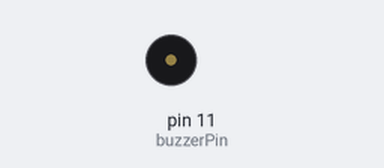
Bench run of a sketch on a simulated Arduino Uno, built with avr-gcc and run on an emulated ATmega328P. Shown: buzzer (waves = sounding).

Above: at 1.4 s.
At 7.32 s:
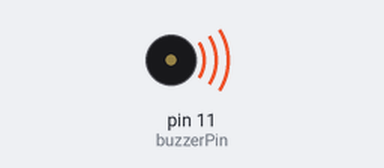
Timing chart, 0 to 7.6 s (numbered marks = the images above):
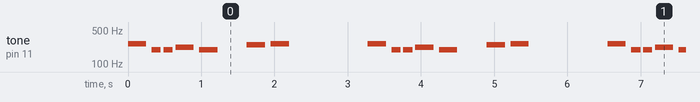

Measured:
- by itself, tone on pin 11 (buzzerPin): repeats every 3.3 s: silent 0.08 s, 2 × (196 Hz 0.13 s, silent 0.04 s), 220 Hz 0.25 s, silent 0.08 s, 196 Hz 0.25 s, silent 0.40 s, 247 Hz 0.25 s, silent 0.08 s, 262 Hz 0.25 s, silent 1.1 s, 262 Hz 0.25 s

The sketch:

buzzer_song.ino
```cpp
#include "pitches.h"
const int buzzerPin = 11;
// notes in the melody:
int melody[] = {
NOTE_C4, NOTE_G3, NOTE_G3, NOTE_A3, NOTE_G3, 0, NOTE_B3, NOTE_C4
};
// note durations: 4 = quarter note, 8 = eighth note, etc.:
int noteDurations[] = {
4, 8, 8, 4, 4, 4, 4, 4
};
void setup() {

}
void loop() {
// no need to repeat the melody.
// iterate over the notes of the melody:
for (int thisNote = 0; thisNote < 8; thisNote++) {
// to calculate the note duration, take one second divided by the note type.
//e.g. quarter note = 1000 / 4, eighth note = 1000/8, etc.
int noteDuration = 1000 / noteDurations[thisNote];
tone(buzzerPin, melody[thisNote], noteDuration);
// to distinguish the notes, set a minimum time between them.
// the note's duration + 30% seems to work well:
int pauseBetweenNotes = noteDuration * 1.30;
delay(pauseBetweenNotes);
// stop the tone playing:
noTone(8);
}
delay(1000);
}
```

pitches.h
```cpp
#define NOTE_B0 31
#define NOTE_C1 33
#define NOTE_CS1 35
#define NOTE_D1 37
#define NOTE_DS1 39
#define NOTE_E1 41
#define NOTE_F1 44
#define NOTE_FS1 46
#define NOTE_G1 49
#define NOTE_GS1 52
#define NOTE_A1 55
#define NOTE_AS1 58
#define NOTE_B1 62
#define NOTE_C2 65
#define NOTE_CS2 69
#define NOTE_D2 73
#define NOTE_DS2 78
#define NOTE_E2 82
#define NOTE_F2 87
#define NOTE_FS2 93
#define NOTE_G2 98
#define NOTE_GS2 104
#define NOTE_A2 110
#define NOTE_AS2 117
#define NOTE_B2 123
#define NOTE_C3 131
#define NOTE_CS3 139
#define NOTE_D3 147

#define NOTE_DS3 156
#define NOTE_E3 165
#define NOTE_F3 175
#define NOTE_FS3 185
#define NOTE_G3 196
#define NOTE_GS3 208
#define NOTE_A3 220
#define NOTE_AS3 233
#define NOTE_B3 247
#define NOTE_C4 262
#define NOTE_CS4 277
#define NOTE_D4 294
#define NOTE_DS4 311
#define NOTE_E4 330
#define NOTE_F4 349
#define NOTE_G4 392
#define NOTE_GS4 415
#define NOTE_A4 440
#define NOTE_AS4 466
#define NOTE_B4 494
#define NOTE_C5 523
#define NOTE_CS5 554
#define NOTE_D5 587
#define NOTE_DS5 622
#define NOTE_E5 659
#define NOTE_F5 698
#define NOTE_FS5 740
#define NOTE_G5 784
#define NOTE_GS5 831
#define NOTE_A5 880
#define NOTE_AS5 932
#define NOTE_C6 1047
#define NOTE_CS6 1109
#define NOTE_D6 1175
#define NOTE_DS6 1245
#define NOTE_E6 1319
#define NOTE_F6 1397
#define NOTE_FS6 1480
#define NOTE_F6 1569
#define NOTE_F6 1661


#define NOTE_A6 1760
#define NOTE_AS6 1865
#define NOTE_B6 1976
#define NOTE_C7 2093
#define NOTE_CS7 2217
#define NOTE_D7 2349
#define NOTE_DS7 2489
#define NOTE_E7 2637
#define NOTE_F7 2794
#define NOTE_FS7 2960
#define NOTE_G7 3136
#define NOTE_GS7 3322
#define NOTE_A7 3520
#define NOTE_AS7 3729
#define NOTE_B7 3951
#define NOTE_C8 4186
#define NOTE_CS8 4435
#define NOTE_D8 4699
#define NOTE_DS8 4978
```
